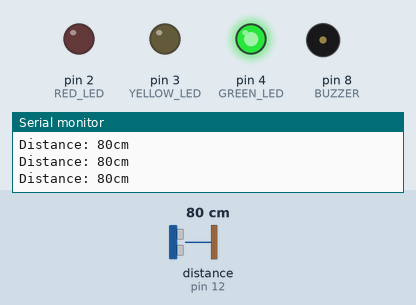
Recording of a sketch running on a simulated Arduino Uno, built with avr-gcc and run on an emulated ATmega328P. On the bench: output pins drawn as LEDs (lit = HIGH), buzzer (waves = sounding), the last lines printed to the serial monitor. Inputs (shaded band) come from the test bench; at power-on: distance to the obstacle (sensor on pin 12) 80 cm. The echo pulse lasts 58.3 µs per cm.

Above: at 1.2 s.
1.3 s: distance to the obstacle (sensor on pin 12) set to 54 cm
2.8 s: distance to the obstacle (sensor on pin 12) set to 46 cm
At 3.4 s:
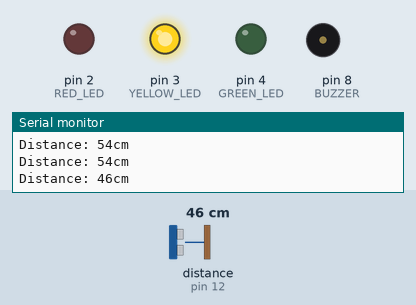
5.8 s: distance to the obstacle (sensor on pin 12) set to 22 cm
8.8 s: distance to the obstacle (sensor on pin 12) set to 18 cm
At 9.37 s:
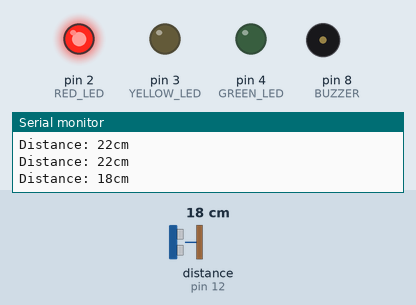
11.8 s: distance to the obstacle (sensor on pin 12) set to 7 cm
14.8 s: distance to the obstacle (sensor on pin 12) set to 4 cm
At 16.4 s:
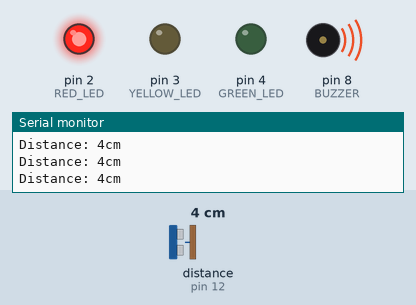
Timing chart, 0 to 17.3 s (numbered marks = the images above; inputs shaded):
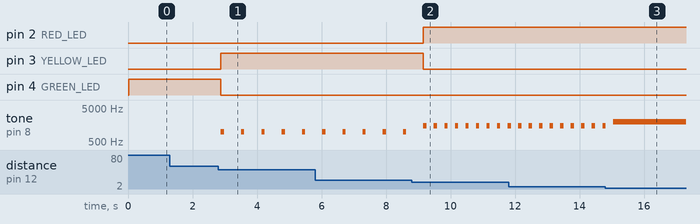

Measured:
- the behaviour switches between 51 and 50 cm on distance to the obstacle (sensor on pin 12) (found by bisection; images 0 and 1)
- the behaviour switches between 21 and 20 cm on distance to the obstacle (sensor on pin 12) (found by bisection; images 1 and 2)
- the behaviour switches between 6 and 5 cm on distance to the obstacle (sensor on pin 12) (found by bisection; images 2 and 3)
- after the input at 2.8 s, pin 3 (YELLOW_LED): LOW → HIGH after 0.08 s; pin 4 (GREEN_LED): HIGH → LOW after 0.08 s; tone on pin 8 (BUZZER): alternates 1000 Hz for 0.10 s and silent for 0.53 s, starting after 0.08 s
- after the input at 8.8 s, pin 2 (RED_LED): LOW → HIGH after 0.36 s; pin 3 (YELLOW_LED): HIGH → LOW after 0.36 s; tone on pin 8 (BUZZER): alternates 1500 Hz for 0.10 s and silent for 0.23 s, starting after 0.36 s

The sketch:

parking_sensor.ino
```cpp
#include "SR04.h"

#define TRIG_PIN 12
#define ECHO_PIN 11
#define GREEN_LED 4
#define YELLOW_LED 3
#define RED_LED 2
#define BUZZER 8

SR04 sr04 = SR04(ECHO_PIN, TRIG_PIN);

void setup() {
  Serial.begin(9600);
  pinMode(GREEN_LED, OUTPUT);
  pinMode(YELLOW_LED, OUTPUT);
  pinMode(RED_LED, OUTPUT);
  pinMode(BUZZER, OUTPUT);
}

void loop() {
  long distance = sr04.Distance();

  Serial.print("Distance: ");
  Serial.print(distance);
  Serial.println("cm");

  digitalWrite(GREEN_LED, LOW);
  digitalWrite(YELLOW_LED, LOW);
  digitalWrite(RED_LED, LOW);
  noTone(BUZZER);

  // ignore invalid readings
  if (distance <= 0 || distance > 200) {
    digitalWrite(GREEN_LED, HIGH);
    delay(100);
    return;
  }

  if (distance > 50) {
    digitalWrite(GREEN_LED, HIGH);

  } else if (distance > 20) {
    digitalWrite(YELLOW_LED, HIGH);
    tone(BUZZER, 1000, 100);
    delay(500);

  } else if (distance > 5) {
    digitalWrite(RED_LED, HIGH);
    tone(BUZZER, 1500, 100);
    delay(200);

  } else {
    digitalWrite(RED_LED, HIGH);
    tone(BUZZER, 2000);
  }

  delay(100);
}
```
